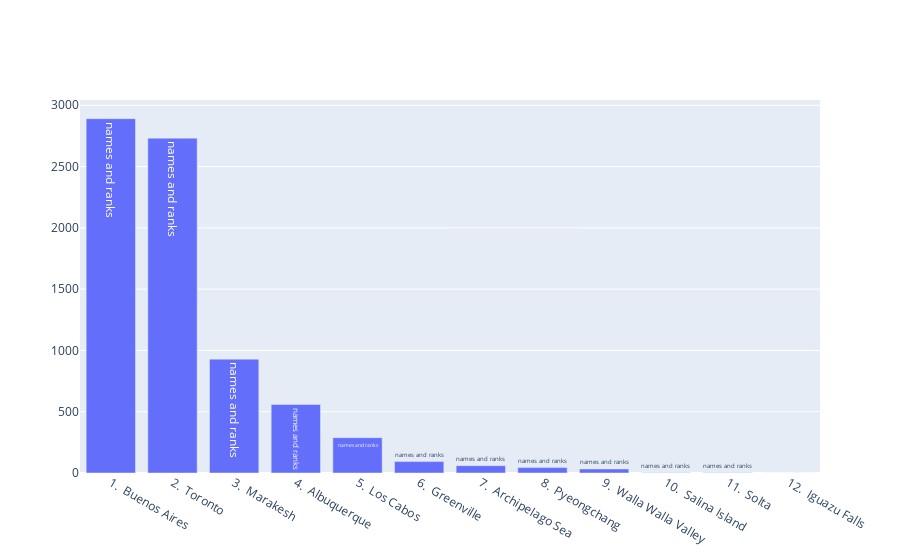

Notebook code cell kept with this figure:
### Code cell
import plotly
plotly.offline.init_notebook_mode(connected=True)
plotly.offline.iplot([trace_populations])

### Figure 1 — Plotly figure (JSON) as saved in the notebook; plotly's stock layout.template omitted (floating-point values rounded to 4 significant figures)
{"data": [{"name": "Populations", "text": "names and ranks", "type": "bar", "x": ["1.  Buenos Aires", "2.  Toronto", "3.  Marakesh", "4.  Albuquerque", "5.  Los Cabos", "6.  Greenville", "7.  Archipelago Sea", "8.  Pyeongchang", "9.  Walla Walla Valley", "10.  Salina Island", "11.  Solta", "12.  Iguazu Falls"], "y": [2891, 2732, 929, 559, 288, 93, 60, 44, 33, 3, 2, 0]}], "layout": {}}
